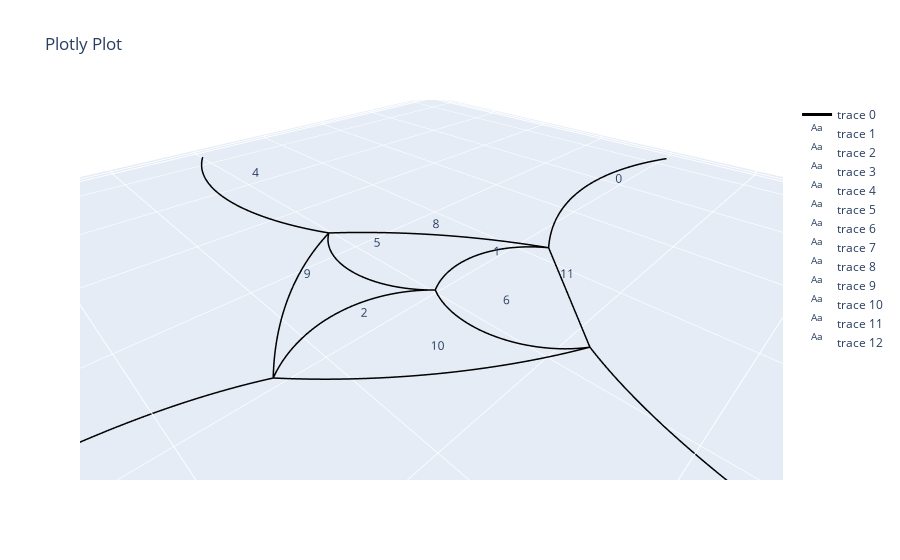

Notebook cell for this chart:
### Markdown cell above
### Step 3: Define elements as a curves
An (optional) optimization algorithm finds the vertex locations minimizing abs(l1-l0). Next the (optimized) network is scaled down, and edges are defined as arcs.

available error functions in the optimization algorithms are:
- 'no optimization' : Network is scaled down directly, and no alogirthm is applied
- 'standard'        : a standard L2-norm quantifies the error
- 'sigmoid'         : a sigmoid function skews the L2-norm to penalize too short edges more (b>0) or too long edges more (b<0)

Preliminary results shows best results using a standard L2 error function

### Code cell
# net.initialize_shape_optimizer(function_type = 'no optimization',  method = 'L-BFGS-B', params = None)
net.initialize_shape_optimizer(function_type = 'standard',  method = 'L-BFGS-B')
# net.initialize_shape_optimizer(function_type = 'sigmoid',  method = 'L-BFGS-B', params = {'a': 4, 'b': -1})
net.optimize_vertices()
reference_point = [0,0,0]                         # The network will be scaler relative to this point
net.scale_vertices(reference_point, net.l_scalar) # If you don't provide a scalar, it will use network.l_scalar automatically

#  You can plot the scaled network like this
# net.net_plot(color=True, plot_type='scaled')

# Determine the Radius and Angle of the circle that define the arc of each element
R, th = net.arc_param()
# for the arc length (net.l1 * net.l_scalar) is used unless specified otherwise, for the cord length (net.l0) is used unless specified otherwise
xyz = net.arc_points(n = 100) 

net.net_plot(color=True, plot_type='arcs', elables=True)

np.min(R/net.l0), net.l_scalar

### Figure 1 — Plotly figure (JSON) as saved in the notebook; plotly's stock layout.template omitted (floating-point values rounded to 4 significant figures; data arrays with more than 128 entries replaced by an {"elided": "..."} marker saying what was removed)
{"data": [{"line": {"color": "black", "width": 3}, "mode": "lines", "type": "scatter3d", "x": {"elided": "1212 float values"}, "y": {"elided": "1212 float values"}, "z": {"elided": "1212 int values"}}, {"mode": "text", "text": ["0"], "type": "scatter3d", "x": [-53.23], "y": [2.928], "z": [0]}, {"mode": "text", "text": ["1"], "type": "scatter3d", "x": [-11.53], "y": [2.46], "z": [0]}, {"mode": "text", "text": ["2"], "type": "scatter3d", "x": [13.44], "y": [-0.5115], "z": [0]}, {"mode": "text", "text": ["3"], "type": "scatter3d", "x": [55.54], "y": [-0.5859], "z": [0]}, {"mode": "text", "text": ["4"], "type": "scatter3d", "x": [0.5859], "y": [-55.54], "z": [0]}, {"mode": "text", "text": ["5"], "type": "scatter3d", "x": [0.5115], "y": [-13.44], "z": [0]}, {"mode": "text", "text": ["6"], "type": "scatter3d", "x": [-2.46], "y": [11.53], "z": [0]}, {"mode": "text", "text": ["7"], "type": "scatter3d", "x": [-2.928], "y": [53.23], "z": [0]}, {"mode": "text", "text": ["8"], "type": "scatter3d", "x": [-11.08], "y": [-10.92], "z": [0]}, {"mode": "text", "text": ["9"], "type": "scatter3d", "x": [13.89], "y": [-13.89], "z": [0]}, {"mode": "text", "text": ["10"], "type": "scatter3d", "x": [10.92], "y": [11.08], "z": [0]}, {"mode": "text", "text": ["11"], "type": "scatter3d", "x": [-14.05], "y": [14.05], "z": [0]}], "layout": {"scene": {"aspectmode": "data"}, "title": {"text": "Plotly Plot"}}}
